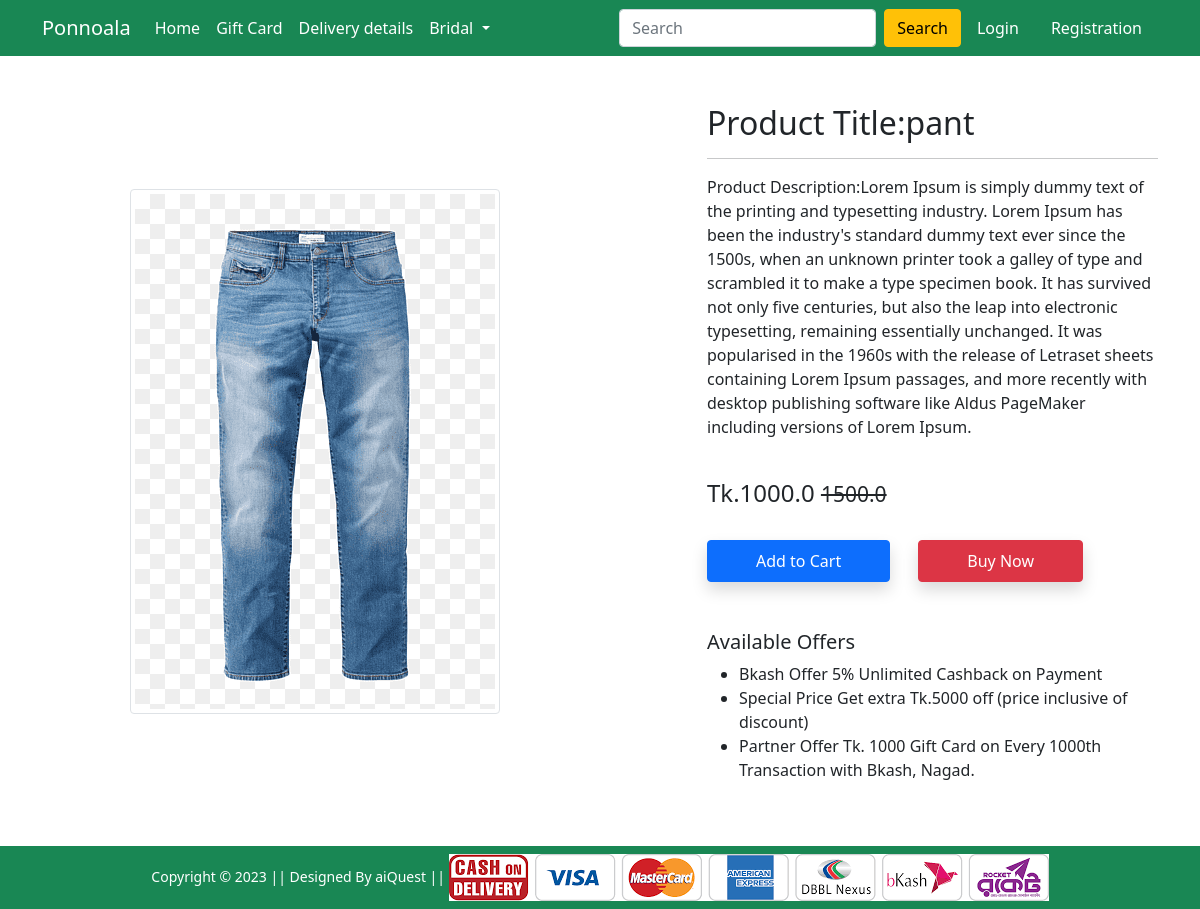
Screenshot of /product-detail/2 with the database file from the repository.
### Shop/models.py (models this page shows, shortened)
class Product(models.Model):
    title = models.CharField(max_length=100)
    selling_price = models.FloatField()
    discounted_price = models.FloatField()
    description = models.TextField()
    brand = models.CharField(max_length=100)
    category = models.CharField(choices=CATEGORY_CHOICES,max_length=2)
    product_image = models.ImageField(upload_to='productimg')

### Shop/views.py (the view)
# urls.py: path('product-detail/<int:pk>',views.ProductDetail.as_view(),name="product-detail"),
class ProductDetail(View):
 def get(self,request,pk):
  totoalitem=0
  product=Product.objects.get(pk=pk)
  item_allready_in_cart=False
  if request.user.is_authenticated:
   totoalitem=len(Cart.objects.filter(user=request.user))
   item_allready_in_cart=Cart.objects.filter(Q(product=product.id) & Q(user=request.user)).exists()
  return render (request,'Shop/productdetail.html',{'product':product, 'item_allready_in_cart': item_allready_in_cart,'totoalitem':totoalitem})

### Shop/templates/Shop/productdetail.html (shortened to what this page needs)
{% extends 'Shop/base.html' %}
{% load static %}
{% block main-content %}
<div class="container my-5">
    <div class="row">
        <div class="col-sm-6 text-center align-self-center">
            <img src="{{product.product_image.url}}" alt="" class="img-fluid img-thumbnail">
        </div>
        <div class="col-sm-5 offset-sm-1">
            <h2>Product Title:{{product.title}} </h2>
            <hr>
            <p>Product Description:{{product.description}} </p> <br>
            <h4>Tk.{{product.discounted_price}} <small class="fw-light text-decoration-line-through">{{product.selling_price}}</small></h4> <br>
             {% if  item_allready_in_cart %}
            <a href="{% url 'showcart' %}" class="btn btn-orning shadow px-5 py-2 ms-4">Go to cart</a>
            {% else %}
            <form action="/add_to_cart" class="d-inline">
                <button type="submit" class="btn btn-primary shadow px-5 py-2">Add to Cart</button>
            </form>
             {% endif %}
            <a href="#" class="btn btn-danger shadow px-5 py-2 ms-4">Buy Now</a>
            <h5 class="mt-5">Available Offers</h5>
            <ul>
                <li>Bkash Offer 5% Unlimited Cashback on Payment</li>
                <li>Special Price Get extra Tk.5000 off (price inclusive of discount)</li>
                <li>Partner Offer Tk. 1000 Gift Card on Every 1000th Transaction with Bkash, Nagad.</li>
            </ul>
        </div>
    </div>
</div>
{% endblock main-content %}

### rows the page displays
Product: product_image (picture), title "pant", description "Lorem Ipsum is simply dummy text of the printing and typesetting industry. Lorem Ipsum has been the industry's standard dummy text ever since the 1500s, when an unknown printer took a galley of type and scrambled it to make a type specimen book. It has survived not only five centuries, but also the leap into electronic typesetting, remaining essentially unchanged. It was popularised in the 1960s with the release of Letraset sheets containing Lorem Ipsum passages, and more recently with desktop publishing software like Aldus PageMaker including versions of Lorem Ipsum.", discounted_price "1000.0", selling_price "1500.0"
